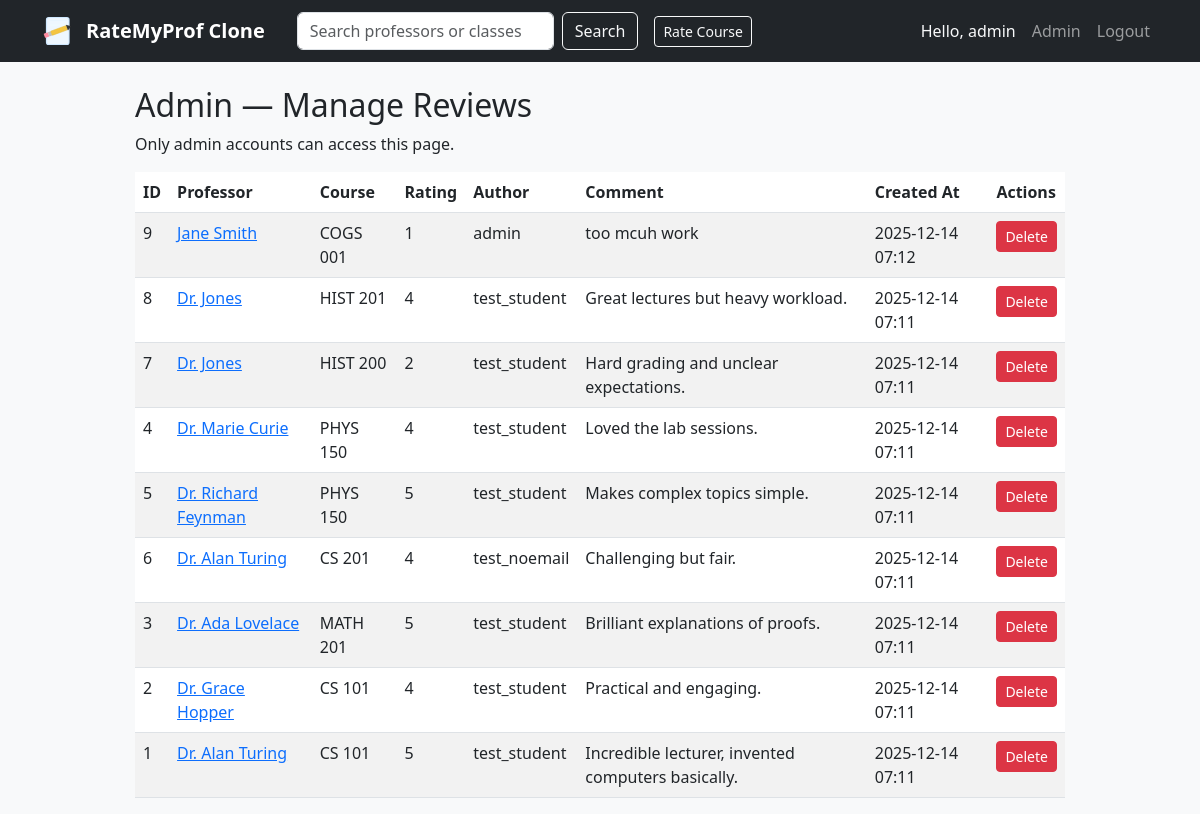
The page /admin/reviews (signed in) on the database its author committed.
### app.py (models this page shows)
class User(db.Model, UserMixin):
    __tablename__ = 'users'
    id = db.Column(db.Integer, primary_key=True)
    username = db.Column(db.String(50), unique=True, nullable=False)
    email = db.Column(db.String(100), unique=True, nullable=True)
    password_hash = db.Column(db.String(255), nullable=False)
    role = db.Column(db.String(20), nullable=False, server_default='student')

class Review(db.Model):
    __tablename__ = 'reviews'
    id = db.Column(db.Integer, primary_key=True)
    user_id = db.Column(db.Integer, db.ForeignKey('users.id'), nullable=True)
    professor_id = db.Column(db.Integer, db.ForeignKey('professors.id'), nullable=False)
    course_code = db.Column(db.String(20), nullable=False)
    rating = db.Column(db.Integer, nullable=False)
    comment = db.Column(db.Text)
    grade = db.Column(db.String(5), nullable=True)
    semester = db.Column(db.String(10), nullable=True)
    year = db.Column(db.Integer, nullable=True)
    created_at = db.Column(db.DateTime, default=datetime.utcnow)
    votes = db.relationship('ReviewVote', backref='review', lazy=True)
    user = db.relationship('User', backref='reviews', uselist=False)
    replies = db.relationship('ReviewReply', backref='review', lazy=True)

### app.py (the view)
@app.route('/admin/reviews')
@login_required
def admin_reviews():
    if getattr(current_user, 'role', None) != 'admin':
        flash('Admin access required.', 'danger')
        return redirect(url_for('home'))
    reviews = Review.query.order_by(Review.created_at.desc()).all()
    for r in reviews:
        r.professor_name = r.professor.name if r.professor else 'Unknown'
        r.author_name = r.user.username if (r.user and r.user.username) else 'Anonymous'
        r.replies_list = ReviewReply.query.filter_by(review_id=r.id).order_by(ReviewReply.created_at.asc()).all()
    return render_template('admin_reviews.html', reviews=reviews)

### app.py (called while the page is built)
@login_manager.user_loader
def load_user(user_id):
    return User.query.get(int(user_id))

### templates/admin_reviews.html (shortened to what this page needs)
{% extends "base.html" %}
{% block content %}
<div class="col-md-10 offset-md-1">
    <h2>Admin — Manage Reviews</h2>
    <p>Only admin accounts can access this page.</p>
    <table class="table table-striped">
        <thead>
            <tr>
                <th>ID</th>
                <th>Professor</th>
                <th>Course</th>
                <th>Rating</th>
                <th>Author</th>
                <th>Comment</th>
                <th>Created At</th>
                <th>Actions</th>
            </tr>
        </thead>
        <tbody>
            {% for r in reviews %}
            <tr>
                <td>{{ r.id }}</td>
                <td>
                    {% if r.professor %}
                        <a href="{{ url_for('professor_detail', id=r.professor.id) }}">{{ r.professor_name }}</a>
                    {% else %}
                        {{ r.professor_name }}
                    {% endif %}
                </td>
                <td>{{ r.course_code }}</td>
                <td>{{ r.rating }}</td>
                <td>{{ r.author_name }}</td>
                <td>
                    <div>{{ r.comment[:80] }}{% if r.comment|length > 80 %}...{% endif %}</div>
                </td>
                <td>{{ r.created_at.strftime('%Y-%m-%d %H:%M') if r.created_at else '' }}</td>
                <td>
                    <form method="POST" action="{{ url_for('admin_delete_review', review_id=r.id) }}" onsubmit="return confirm('Delete review #'+{{ r.id }}+'?');">
                        <button type="submit" class="btn btn-sm btn-danger">Delete</button>
                    </form>
                </td>
            </tr>
            {% endfor %}
        </tbody>
    </table>
</div>
{% endblock %}

### templates/base.html (shortened to what this page needs)
<!DOCTYPE html>
<html lang="en">
<head>
    <link href="https://cdn.jsdelivr.net/npm/bootstrap@5.3.0/dist/css/bootstrap.min.css" rel="stylesheet">
</head>
<body class="bg-light">
    <nav class="navbar navbar-expand-lg navbar-dark bg-dark mb-4">
        <div class="container">
            <a class="navbar-brand d-flex align-items-center" href="{{ url_for('home') }}">
                <span class="fw-bold">RateMyProf Clone</span>
            </a>
            <div class="d-flex ms-3 me-auto align-items-center">
                <form class="d-flex" method="get" action="{{ url_for('search') }}">
                    <input class="form-control me-2" type="search" name="q" placeholder="Search professors or classes" aria-label="Search">
                    <button class="btn btn-outline-light" type="submit">Search</button>
                </form>
                <a class="btn btn-outline-light btn-sm ms-3" href="{{ url_for('rate_class') }}">Rate Course</a>
            </div>
            <div class="navbar-nav ms-auto">
                {% if current_user.is_authenticated %}
                    <span class="nav-item nav-link text-light">Hello, {{ current_user.username }}</span>
                    {% if current_user.role == 'admin' %}
                        <a class="nav-item nav-link" href="{{ url_for('admin_reviews') }}">Admin</a>
                    {% endif %}
                    <a class="nav-item nav-link" href="{{ url_for('logout') }}">Logout</a>
                {% else %}
                    <a class="nav-item nav-link" href="{{ url_for('login') }}">Login</a>
                    <a class="nav-item nav-link" href="{{ url_for('register') }}">Register</a>
                {% endif %}
            </div>
        </div>
    </nav>
    <div class="container">
        {% block content %}{% endblock %}
    </div>
</body>
</html>

### rows shown on the page
User: username "admin"
Review: id "9", professor_name "Jane Smith", course_code "COGS 001", rating "1", author_name "admin", comment "too mcuh work", created_at "2025-12-14 07:12"
Review: id "8", professor_name "Dr. Jones", course_code "HIST 201", rating "4", author_name "test_student", comment "Great lectures but heavy workload.", created_at "2025-12-14 07:11"
Review: id "7", professor_name "Dr. Jones", course_code "HIST 200", rating "2", author_name "test_student", comment "Hard grading and unclear expectations.", created_at "2025-12-14 07:11"
Review: id "4", professor_name "Dr. Marie Curie", course_code "PHYS 150", rating "4", author_name "test_student", comment "Loved the lab sessions.", created_at "2025-12-14 07:11"
Review: id "5", professor_name "Dr. Richard Feynman", course_code "PHYS 150", rating "5", author_name "test_student", comment "Makes complex topics simple.", created_at "2025-12-14 07:11"
Review: id "6", professor_name "Dr. Alan Turing", course_code "CS 201", rating "4", author_name "test_noemail", comment "Challenging but fair.", created_at "2025-12-14 07:11"
Review: id "3", professor_name "Dr. Ada Lovelace", course_code "MATH 201", rating "5", author_name "test_student", comment "Brilliant explanations of proofs.", created_at "2025-12-14 07:11"
Review: id "2", professor_name "Dr. Grace Hopper", course_code "CS 101", rating "4", author_name "test_student", comment "Practical and engaging.", created_at "2025-12-14 07:11"
Review: id "1", professor_name "Dr. Alan Turing", course_code "CS 101", rating "5", author_name "test_student", comment "Incredible lecturer, invented computers basically.", created_at "2025-12-14 07:11"
